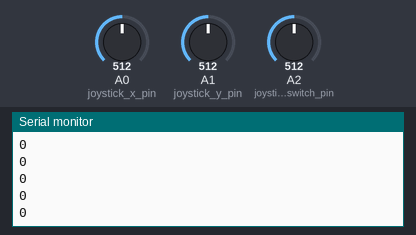
Simulated run of this sketch. Board: Arduino Uno, built with avr-gcc and run on an emulated ATmega328P. Shown: the last lines printed to the serial monitor. Inputs (shaded band) come from the test bench; at power-on: A0 (joystick_x_pin) = 512, A1 (joystick_y_pin) = 512, A2 (joystick_switch_pin) = 512. No radio packets arrive unless stated.

Above: at 1.2 s.
1.3 s: A0 (joystick_x_pin) set to 716
At 1.8 s:
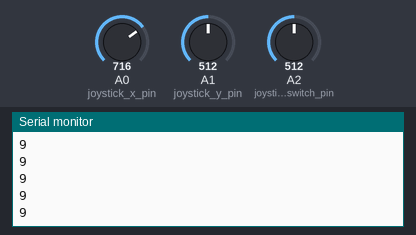
2.8 s: A1 (joystick_y_pin) set to 716
At 3.8 s:
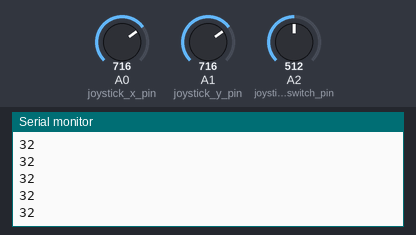
4.3 s: A2 (joystick_switch_pin) set to 40
At 4.9 s:
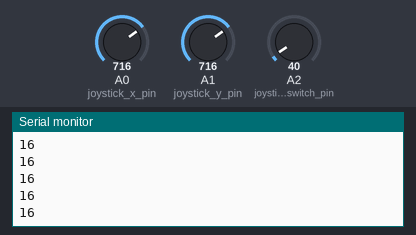
5.8 s: A0 (joystick_x_pin) set to 1023
At 6.6 s:
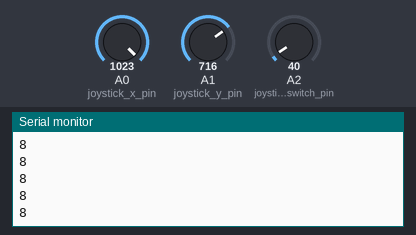
7.3 s: A1 (joystick_y_pin) set to 1023
At 8.1 s:
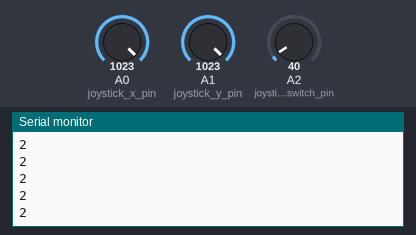
Timing chart, 0 to 8.6 s (numbered marks = the images above; inputs shaded):
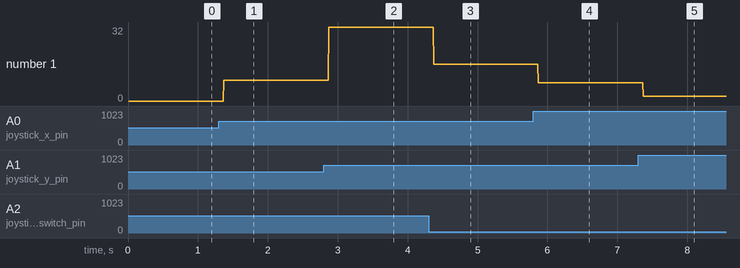

The sketch:

tx_final.ino
```cpp
#include  <SPI.h>
#include "nRF24L01.h"
#include "RF24.h"     //Modül ile ilgili kütüphaneleri ekliyoruz
#include <avr/wdt.h>
RF24 verici(9,10);     //kütüphane tarafından kullanılacak pinleri tanımlıyoruz (CE,CSN)
const uint64_t kanal = 0xE8E8F0F0E1LL; //kanalı tanımlıyoruz
int joystick_x_pin = A0;
 int joystick_y_pin = A1;
 int joystick_switch_pin = A2;
 int joystick_x=0;
 int joystick_y=0;
 int joystick_switch = 0;
 int message[1] ;
void setup(void)
{
 Serial.begin(9600);
 watchdogSetup();
 verici.begin();       //nrf yi başlatıyoruz
 verici.openWritingPipe(kanal);  //kanal id sı tanımlanıyor
}
 void watchdogSetup(void)
{
cli();  // disable all interrupts
wdt_reset(); // reset the WDT timer
/*
WDTCSR configuration:
WDIE = 1: Interrupt Enable
WDE = 1 :Reset Enable
WDP3 = 0 :For 1000ms Time-out
WDP2 = 1 :For 1000ms Time-out
WDP1 = 1 :For 1000ms Time-out
WDP0 = 0 :For 1000ms Time-out
*/
// Enter Watchdog Configuration mode:
WDTCSR |= (1<<WDCE) | (1<<WDE);
// Set Watchdog settings:
WDTCSR = (1<<WDIE) | (1<<WDE) | (0<<WDP3) | (1<<WDP2) | (1<<WDP1) | (0<<WDP0);
sei();
}


void loop(void)
{
     //Reading commands from joystick
     joystick_x = analogRead(joystick_x_pin)-512;
     joystick_y = analogRead(joystick_y_pin)-512;
     joystick_switch = analogRead(joystick_switch_pin);
     if(joystick_y>400){

            message[0]=B00000010;
           // Serial.println(joystick_x);
          }
        else if (joystick_y<-400){
            message[0]=B00000001;
             // Serial.println(joystick_x);
              }
       else if (joystick_x>400){
                message[0] = B00001000;
               //Serial.println(joystick_y);
              }
        else if (joystick_x<-400){
                message[0]=B00000100;
                //Serial.println(joystick_y);
               }
        else if  (joystick_switch <50) {
               message[0]=B00010000;
                }
           else if (joystick_y<450 && joystick_y>100) {
                message[0]=32;

          }
          else if (joystick_y<-100 && joystick_y>-450) {
                message[0]=64;

          }

           else if (joystick_x>100 && joystick_x<450){
                message[0] = 9;

              }
        else if (joystick_x<-100 && joystick_x>-450){
                message[0]=5;
                //Serial.println(joystick_y);
               }
        else  {
               message[0]=B00000000;
              }
 wdt_reset();
 verici.write(message, 1);   //mesaj değişkeni yollanıyor
 Serial.println(message[0]);

 }
```

Measured:
- after the input at 1.3 s, the serial monitor: prints a new line after 0.07 s (image 1)
- after the input at 2.8 s, the serial monitor: prints a new line after 0.07 s (image 2)
- after the input at 4.3 s, the serial monitor: prints a new line after 0.07 s (image 3)
- after the input at 5.8 s, the serial monitor: prints a new line after 0.07 s (image 4)
- after the input at 7.3 s, the serial monitor: prints a new line after 0.07 s (image 5)
- plotted number 1: 0 → 9 after the input at 1.3 s, 9 → 32 after the input at 2.8 s, 32 → 16 after the input at 4.3 s, 16 → 8 after the input at 5.8 s, 8 → 2 after the input at 7.3 s
